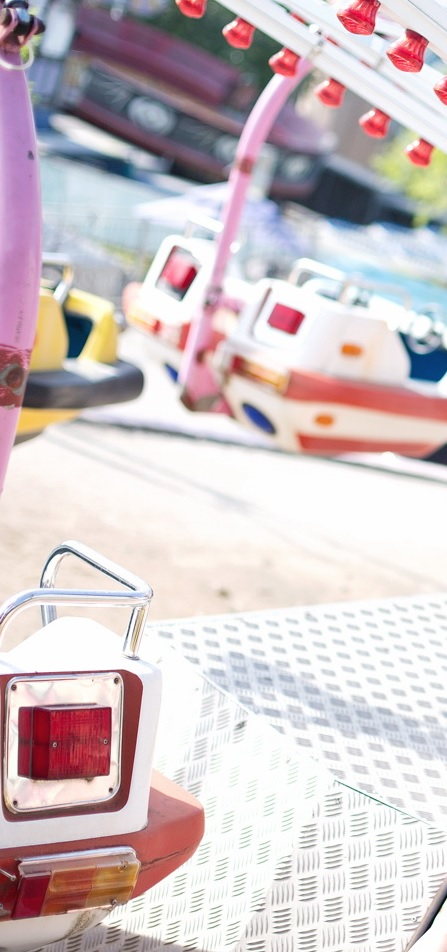
#> input picture e1.jpg, 447 x 952 px
$ python Image_Stitching.py
#> lines starting #> are read from the running program, lines starting #| are printed output that depends on the picture
import cv2
import numpy as np


class Image_Stitching():
    def __init__(self) :
        self.ratio=0.85
        self.min_match=10
        # Initiate SIFT detector
        self.sift=cv2.xfeatures2d.SIFT_create()
        self.smoothing_window_size=100

    def registration(self,img1,img2):
        # find the keypoints and descriptors with SIFT
        kp1, des1 = self.sift.detectAndCompute(img1, None)
        kp2, des2 = self.sift.detectAndCompute(img2, None)

        # BFMatcher with default params
        matcher = cv2.BFMatcher()
        raw_matches = matcher.knnMatch(des1, des2, k=2)
        # Apply ratio test
        good_points = []
        good_matches=[]
        print(raw_matches)
        for m1, m2 in raw_matches:
            if m1.distance < self.ratio * m2.distance:
                good_points.append((m1.trainIdx, m1.queryIdx))
                good_matches.append([m1])
        # cv2.drawMatchesKnn expects list of lists as matches.
        img3 = cv2.drawMatchesKnn(img1, kp1, img2, kp2, good_matches, None, flags=2)
        cv2.imwrite('matching.jpg', img3)

        if len(good_points) > self.min_match:#If enough matches are found
            image1_kp = np.float32(
                [kp1[i].pt for (_, i) in good_points])
            image2_kp = np.float32(
                [kp2[i].pt for (i, _) in good_points])
            # findHomography returns a mask which specifies the inlier and outlier points.
			#RANSAC funtion to find out homography matrix
            H, status = cv2.findHomography(image2_kp, image1_kp, cv2.RANSAC,5.0)
        return H

    def create_mask(self,img1,img2,version):
		#use weighted matrix to create mask for blending images
        height_img1 = img1.shape[0]
        width_img1 = img1.shape[1]
        width_img2 = img2.shape[1]
        height_panorama = height_img1
        width_panorama = width_img1 + width_img2
        offset = int(self.smoothing_window_size / 2)
        barrier = img1.shape[1] - int(self.smoothing_window_size / 2)
        mask = np.zeros((height_panorama, width_panorama))
        if version == 'left_image':
            mask[:, barrier - offset:barrier + offset ] = np.tile(np.linspace(1, 0, 2 * offset ).T, (height_panorama, 1))
            mask[:, :barrier - offset] = 1
        else:
            mask[:, barrier - offset:barrier + offset ] = np.tile(np.linspace(0, 1, 2 * offset ).T, (height_panorama, 1))
            mask[:, barrier + offset:] = 1
        return cv2.merge([mask, mask, mask])

    def blending(self,img1,img2):
		#stitching two images funtion
        H = self.registration(img1,img2)
        height_img1 = img1.shape[0]
        width_img1 = img1.shape[1]
        width_img2 = img2.shape[1]
        height_panorama = height_img1
        width_panorama = width_img1 +width_img2

        panorama1 = np.zeros((height_panorama, width_panorama, 3))
        mask1 = self.create_mask(img1,img2,version='left_image')
        panorama1[0:img1.shape[0], 0:img1.shape[1], :] = img1
        panorama1 *= mask1
        mask2 = self.create_mask(img1,img2,version='right_image')
        panorama2 = cv2.warpPerspective(img2, H, (width_panorama, height_panorama))*mask2
        result=panorama1+panorama2
        cv2.imwrite('pano1.jpg', panorama1)
        cv2.imwrite('pano2.jpg', panorama2)
        cv2.imwrite('result.jpg', result)
        rows, cols = np.where(result[:, :, 0] != 0)
        min_row, max_row = min(rows), max(rows) + 1
        min_col, max_col = min(cols), max(cols) + 1
        final_result = result[min_row:max_row, min_col:max_col, :]
        return final_result
def runPano(linkList):
    img1 = cv2.imread(linkList[0])
    temp = img1
    del linkList[0]
    while linkList:

        img2 = cv2.imread(linkList[0])
        rs1 = Image_Stitching().blending(temp, img2)
        rs2 = Image_Stitching().blending(img2, temp)
        if (rs1.shape[1] > rs2.shape[1]):
            temp = rs1
        elif (rs1.shape[1] < rs2.shape[1]):
            temp = rs2
        else:
            linkList.append(linkList[0])
        cv2.imwrite('panorama.jpg', temp)
        temp = cv2.imread('panorama.jpg')
        del linkList[0]
def main():


    s1 = "e1.jpg"
    s2 = "e2.jpg"
    s3 = "e3.jpg"
    s4 = "e4.jpg"

    linkList =[s1,s2,s3,s4]
    img1 = cv2.imread(linkList[0])
#> img1 is the input picture: shape (952, 447, 3); mean B, G, R 197.7, 194.8, 207.4
    temp = img1
    del linkList[0]
    while linkList:

        img2 = cv2.imread(linkList[0])
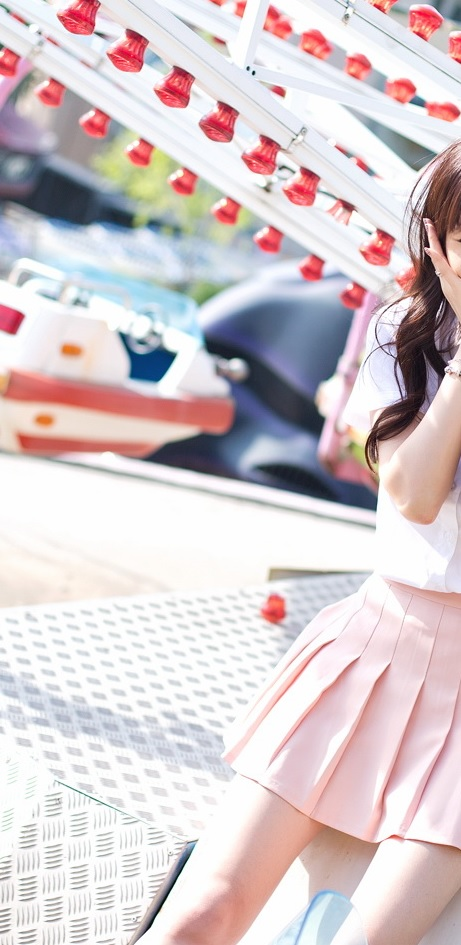
#> input picture e2.jpg, 461 x 945 px
#> img2 is the input picture: shape (945, 461, 3); mean B, G, R 205, 202.1, 214.1
        rs1 = Image_Stitching().blending(temp, img2)
#> in registration, `kp1, des1 = self.sift.detectAndCompute(img1, None)`: kp1 = 1143 keypoints; strongest (x, y, size): (78, 329, 20.4), (111, 790, 2.8), (15, 802, 3.1), (14, 688, 3.8)
#> in registration, `kp2, des2 = self.sift.detectAndCompute(img2, None)`: kp2 = 1267 keypoints; strongest (x, y, size): (253, 73, 2.4), (248, 68, 2.4), (151, 362, 25.3), (236, 366, 10.3)
#> in registration, `raw_matches = matcher.knnMatch(des1, des2, k=2)`: raw_matches = 1143 matches
#> (printed output is left out)
#> after the loop in registration, `for m1, m2 in raw_matches:`: good_matches = 534 matches; good_points = 534 pairs, first value 4 to 1249, second value 1 to 1140
#> in registration, `image1_kp = np.float32( [kp1[i].pt for (_, i) in good_points])`: image1_kp = 534 pairs, first value 4.34 to 443.3, second value 3.72 to 940
#> in registration, `image2_kp = np.float32( [kp2[i].pt for (i, _) in good_points])`: image2_kp = 534 pairs, first value 4.5 to 451.7, second value 3.72 to 933.2
#> in registration, `H, status = cv2.findHomography(image2_kp, image1_kp, cv2.RANSAC,5.0)`: H = [[1, 2.17e-06, 280], [4.1e-05, 1, -0.0075], [2.76e-08, -1.43e-08, 1]]; status = 534 values, max 1 at index 68, min 0 at index 0, mean 0.848
#> in blending, `result=panorama1+panorama2`:
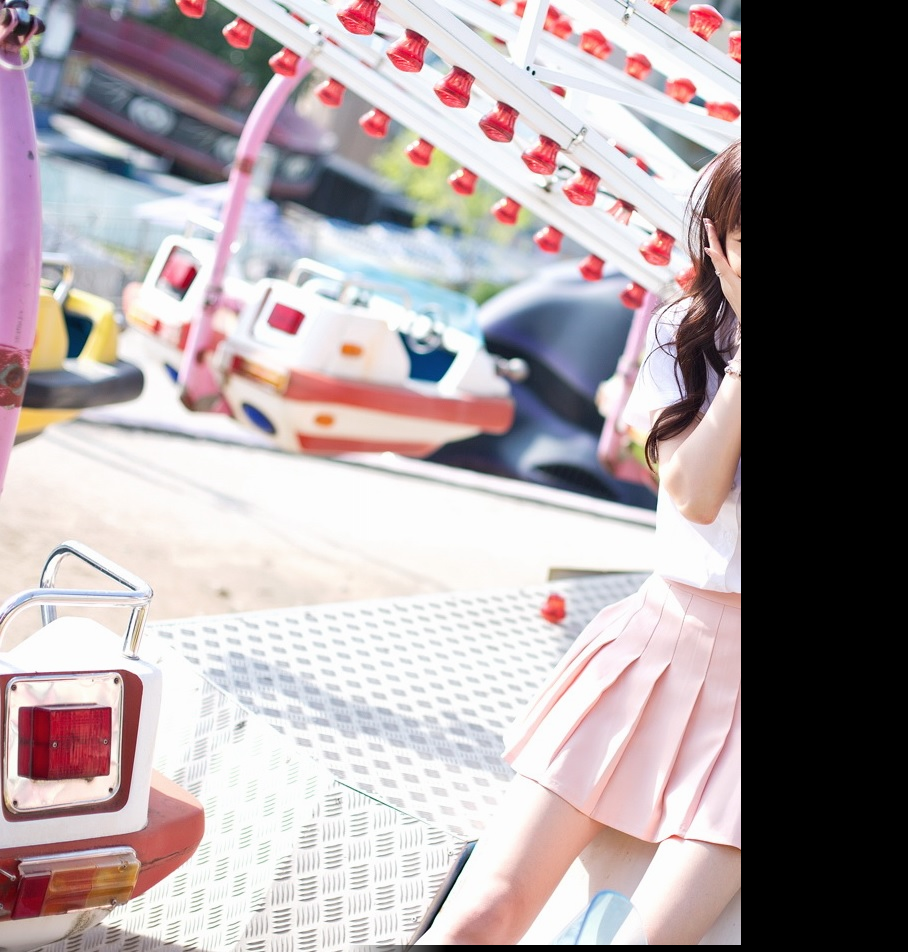
#> result: shape (952, 908, 3) float64; mean B, G, R 161.6, 159, 169.8; drawn with min black and max white
#> in blending, `min_row, max_row = min(rows), max(rows) + 1`: min_row = 0; max_row = 952
#> in blending, `min_col, max_col = min(cols), max(cols) + 1`: min_col = 0; max_col = 741
#> in blending, `final_result = result[min_row:max_row, min_col:max_col, :]`:
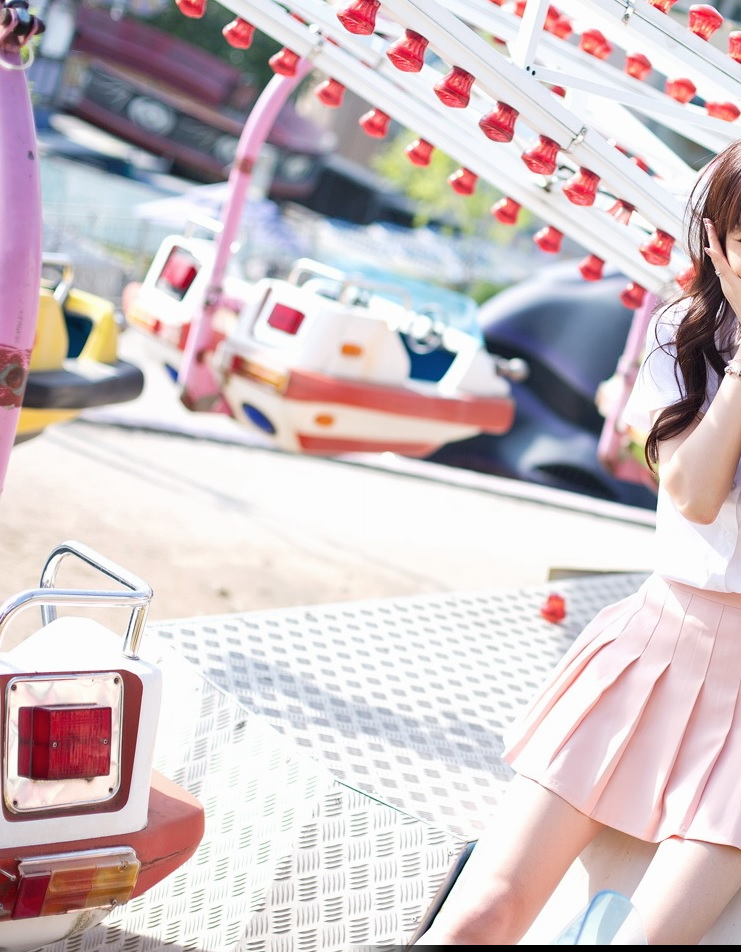
#> final_result: shape (952, 741, 3) float64; mean B, G, R 198, 194.8, 208.1; drawn with min black and max white
        rs2 = Image_Stitching().blending(img2, temp)
#> in registration (call 2), `kp1, des1 = self.sift.detectAndCompute(img1, None)`: kp1 has the same summary as kp2
#> in registration (call 2), `kp2, des2 = self.sift.detectAndCompute(img2, None)`: kp2 has the same summary as kp1
#> in registration (call 2), `raw_matches = matcher.knnMatch(des1, des2, k=2)`: raw_matches = 1267 matches
#> after the loop in registration (call 2), `for m1, m2 in raw_matches:`: good_matches = 552 matches; good_points = 552 pairs, first value 24 to 1134, second value 0 to 1227
#> in registration (call 2), `img3 = cv2.drawMatchesKnn(img1, kp1, img2, kp2, good_matches, None, fl..`:
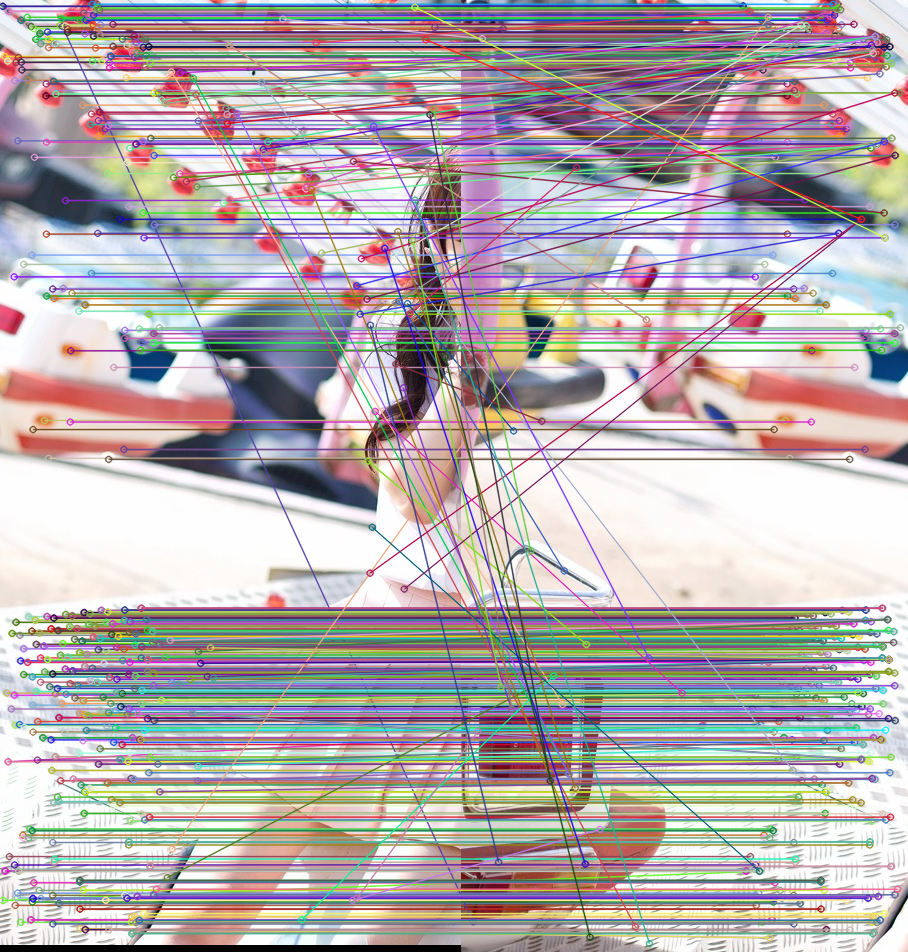
#> img3: shape (952, 908, 3); mean B, G, R 174.7, 172.5, 180.6
#> in registration (call 2), `image1_kp = np.float32( [kp1[i].pt for (_, i) in good_points])`: image1_kp = 552 pairs, first value 2.37 to 444.6, second value 3.72 to 933.2
#> in registration (call 2), `image2_kp = np.float32( [kp2[i].pt for (i, _) in good_points])`: image2_kp = 552 pairs, first value 11.65 to 438.9, second value 3.72 to 943.3
#> in registration (call 2), `H, status = cv2.findHomography(image2_kp, image1_kp, cv2.RANSAC,5.0)`: H = [[1, -4.73e-05, -279.8], [-0.000489, 1, 0.198], [-6.68e-07, -3.69e-08, 1]]; status = 552 values, max 1 at index 0, min 0 at index 2, mean 0.832
#> in blending (call 2), `mask2 = self.create_mask(img1,img2,version='right_image')`:
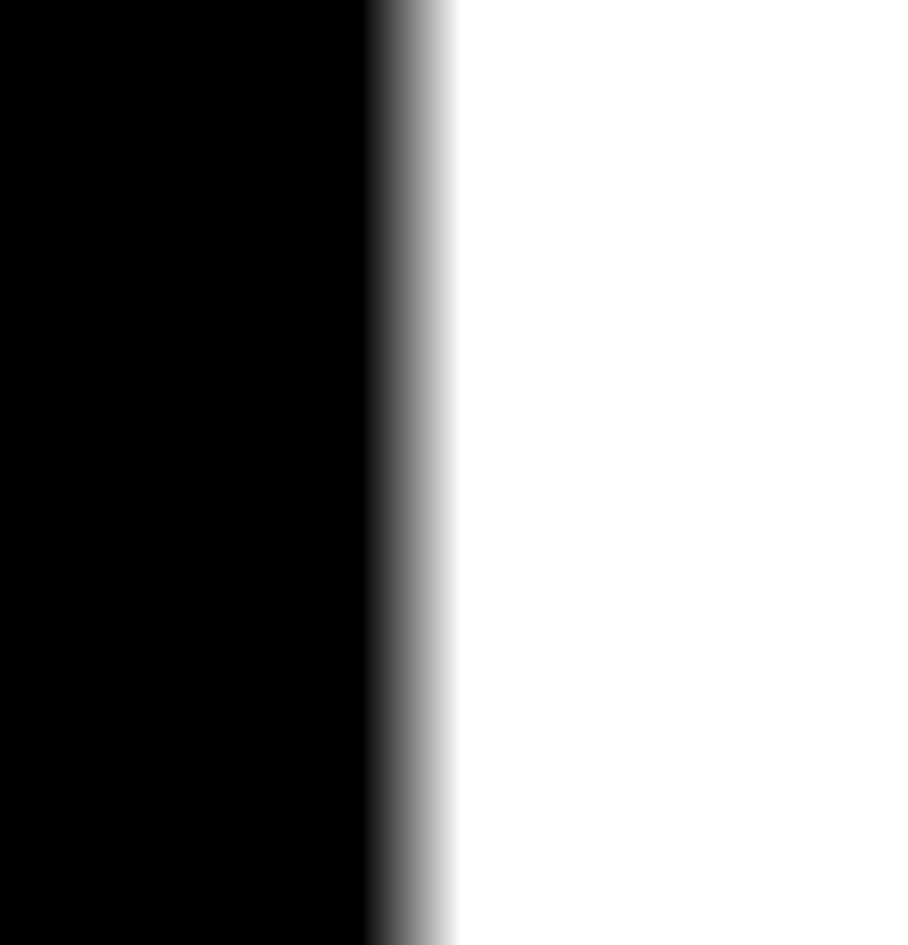
#> mask2: shape (945, 908, 3) float64; min 0, max 1, mean 0.547
#> in blending (call 2), `panorama2 = cv2.warpPerspective(img2, H, (width_panorama, height_panor..`: panorama2: shape (945, 908, 3) float64; every value is 0
#> in blending (call 2), `min_row, max_row = min(rows), max(rows) + 1`: max_row = 945
#> in blending (call 2), `min_col, max_col = min(cols), max(cols) + 1`: max_col = 460
#> in blending (call 2), `final_result = result[min_row:max_row, min_col:max_col, :]`:
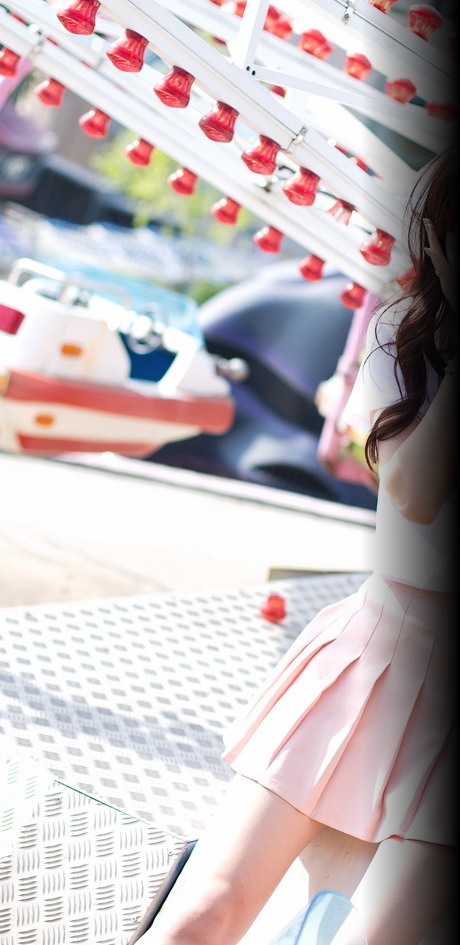
#> final_result: shape (945, 460, 3) float64; mean B, G, R 185.8, 183.1, 192.5
        if (rs1.shape[1] > rs2.shape[1]):
            temp = rs1
        elif (rs1.shape[1] < rs2.shape[1]):
            temp = rs2
        else:
            linkList.append(linkList[0])
        cv2.imwrite('panorama.jpg', temp)
        temp = cv2.imread('panorama.jpg')
        del linkList[0]
#> pass 2 of the loop in main, `while linkList:`:
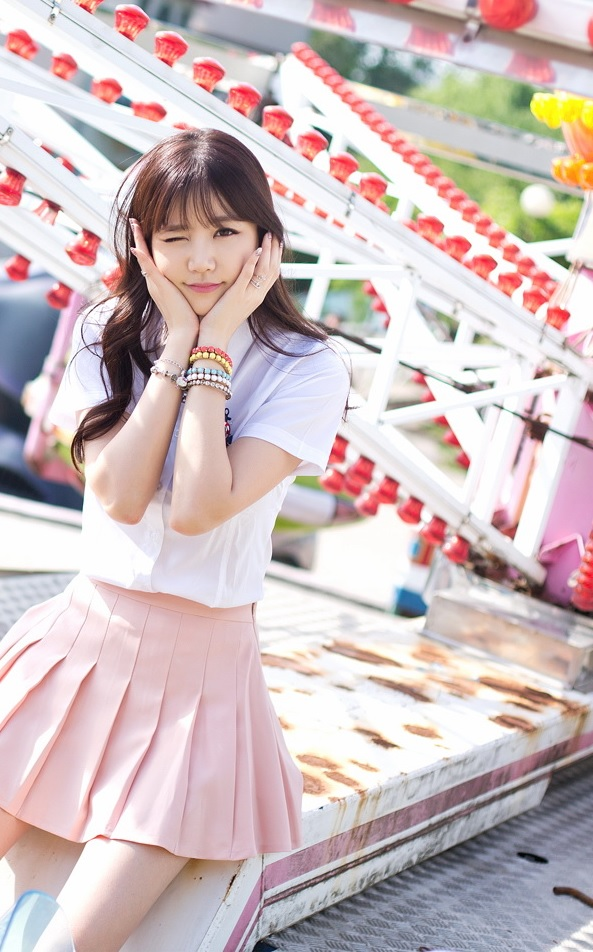
#> input picture e3.jpg, 593 x 952 px
#> in main, img2 is the input picture: shape (952, 593, 3); mean B, G, R 189.8, 189, 205.7
#> kp1 = 1926 keypoints; strongest (x, y, size): (533, 73, 2.4), (78, 329, 20.4), (528, 68, 2.4), (431, 362, 25.3)
#> kp2 = 2224 keypoints; strongest (x, y, size): (537, 430, 15.2), (211, 374, 1.9), (186, 375, 2.7), (409, 605, 19.9)
#> raw_matches = 1926 matches
#> after the loop in registration (call 3), `for m1, m2 in raw_matches:`: good_matches = 524 matches; good_points = 524 pairs, first value 0 to 2177, second value 4 to 1924
#> img3: shape (952, 1334, 3)
#> mask1: shape (952, 1334, 3) float64
#> mask2: shape (952, 1334, 3) float64
#> panorama2: shape (952, 1334, 3) float64
#> result: shape (952, 1334, 3) float64
#> final_result: shape (952, 1167, 3) float64
#> kp1 has the same summary as kp2
#> kp2 has the same summary as kp1
#> raw_matches = 2224 matches
#> after the loop in registration (call 4), `for m1, m2 in raw_matches:`: good_matches = 464 matches; good_points = 464 pairs, first value 19 to 1923, second value 0 to 2214
#> in registration (call 4), `img3 = cv2.drawMatchesKnn(img1, kp1, img2, kp2, good_matches, None, fl..`:
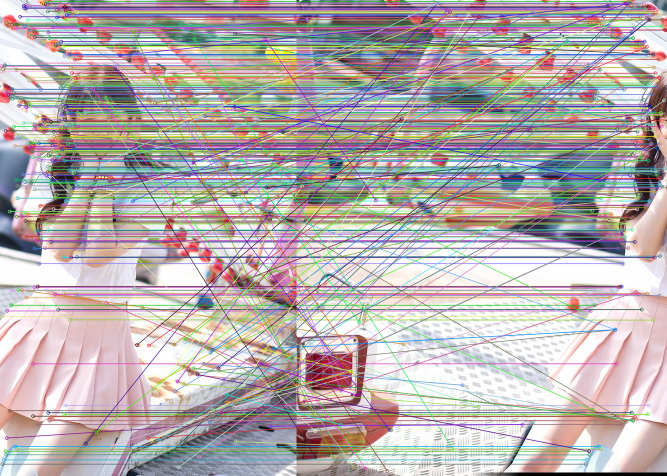
#> img3: shape (952, 1334, 3) (shown at 1/2 size); mean B, G, R 174.2, 173.7, 182.5
#> image1_kp = 464 pairs, first value 2.71 to 585.3, second value 2.67 to 934.1
#> image2_kp = 464 pairs, first value 10.83 to 736.6, second value 2.68 to 942.3
#> in registration (call 4), `H, status = cv2.findHomography(image2_kp, image1_kp, cv2.RANSAC,5.0)`: H = [[1, 8.06e-05, -574.6], [0.000241, 1, -0.165], [1.86e-06, 2.3e-07, 1]]; status = 464 values, max 1 at index 0, min 0 at index 12, mean 0.705
#> in create_mask (call 8), `mask[:, barrier - offset:barrier + offset ] = np.tile(np.linspace(0, 1..`:
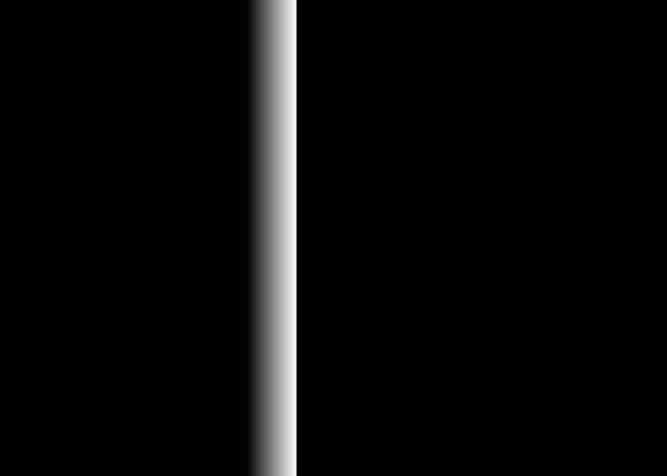
#> mask: shape (952, 1334) float64 (shown at 1/2 size); min 0, max 1, mean 0.0375
    # return final
if __name__ == '__main__':
    try:
        main()
    except IndexError:
        print("Please input two source images: ")
